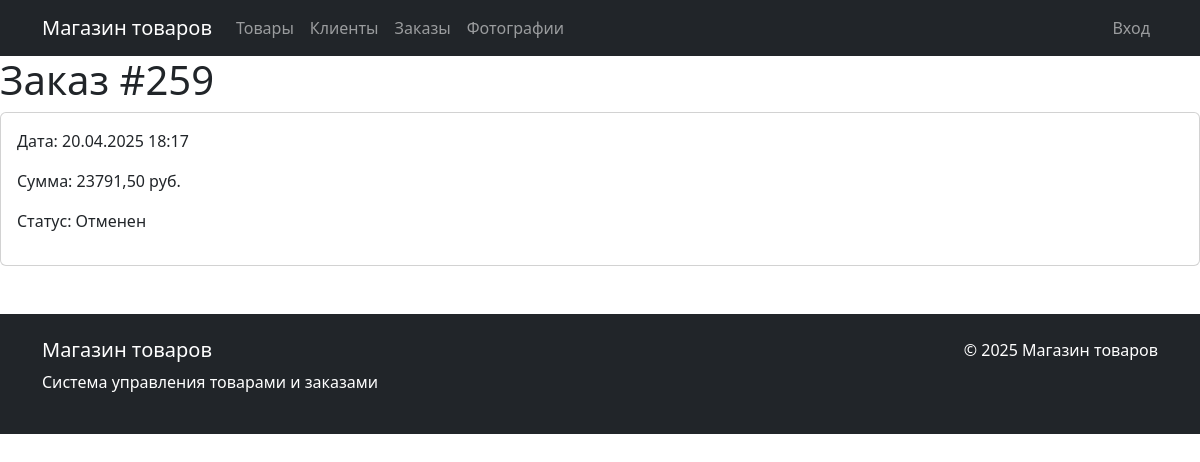
Screenshot of /myapp2/orders/259/ with the database file from the repository.
### myapp2/models.py (models this page shows, shortened)
class Order(models.Model):
    STATUS_CHOICES = [
        ('new', 'Новый'),
        ('processing', 'В обработке'),
        ('completed', 'Завершен'),
        ('canceled', 'Отменен')
    ]
    client = models.ForeignKey(
        Client,
        on_delete=models.CASCADE,
        related_name='orders',
        verbose_name='Клиент'
    )
    total_amount = models.DecimalField(
        'Сумма заказа',
        max_digits=10,
        decimal_places=2,
        default=0
    )
    order_date = models.DateTimeField('Дата заказа', auto_now_add=True)
    status = models.CharField(
        'Статус',
        max_length=20,
        choices=STATUS_CHOICES,
        default='new'
    )
    class Meta:
        verbose_name = 'Заказ'
        verbose_name_plural = 'Заказы'
        ordering = ['-order_date']

### myapp2/views.py (the view)
# urls.py: path('orders/<int:pk>/', views.OrderDetailView.as_view(), name='order_detail'),
class OrderDetailView(DetailView):
    model = Order
    template_name = 'myapp2/order_detail.html'
    def get_context_data(self, **kwargs):
        context = super().get_context_data(**kwargs)
        context['items'] = self.object.items.all()
        return context

### myapp2/templates/myapp2/order_detail.html (shortened to what this page needs)
{% extends 'base.html' %}
{% block content %}
<h1>Заказ #{{ object.pk }}</h1>
<div class="card">
    <div class="card-body">
        <p>Дата: {{ object.order_date|date:"d.m.Y H:i" }}</p>
        <p>Сумма: {{ object.total_amount }} руб.</p>
        <p>Статус: {{ object.get_status_display }}</p>
    </div>
</div>
{% endblock %}

### rows the page displays
Order: pk "259", order_date "20.04.2025 18:17", total_amount "23791,50", status "Отменен"
